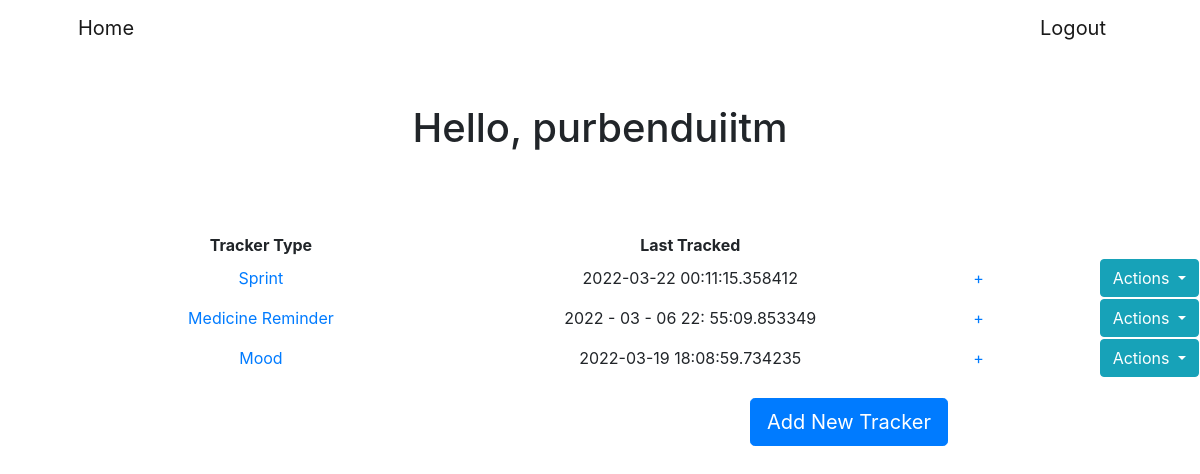
Page /purbenduiitm/trackers (signed in) on the committed database.
### main.py (models this page shows)
class trackers(db.Model):
    __tablename__ = 'trackers'
    id = db.Column(db.Integer, nullable=False, primary_key=True)
    username = db.Column(db.String,
                         db.ForeignKey('authentication.username'),
                         nullable=False)
    trackerType = db.Column(db.Integer, nullable=False)
    trackerName = db.Column(db.String, nullable=False)
    lastTracked = db.Column(db.String, nullable=True)
    description = db.Column(db.String, nullable=True)

### main.py (the view)
@app.route("/<string:username>/trackers", methods=["GET", "POST"])
def tracker(username):
    if len(loggedIn) == 0 or username != loggedIn[0]:
        return redirect("/")
    names = db.session.query(trackers).filter(
        trackers.username == username).all()
    if names == []:
        return render_template("noTracker.html", username=username)
    return render_template("trackers.html", username=username, names=names)

### templates/trackers.html (shortened to what this page needs)
<!DOCTYPE html>
<html>
<head>
	<link rel="stylesheet" href="https://cdn.jsdelivr.net/npm/bootstrap@4.0.0/dist/css/bootstrap.min.css">
</head>
<body>
	<nav class="navbar navbar-expand-lg navbar-light" id="mainNav">
        <div class="container px-4 px-lg-5">
            <a class="navbar-brand" href="/{{ username }}/trackers"> Home </a>
            <a class="navbar-brand" href="/{{ username }}/logout"> Logout </a>
        </div>
    </nav>
	<br><br>
	<div style="text-align: center;">
		<h1>Hello, {{ username }}</h1>
	</div>
	<br><br>
	<div >
		<table style="padding-left: 100px;">
			<tr>
				<th style=" width: 150px;
		        text-align: center;
		        padding-left: 100px;">
		    	Tracker Type
		    	</th>
				<th style=" width: 150px;
		        text-align: center;
		        padding-left: 100px;">
		    	Last Tracked
		    	</th>
			</tr>
			<br>
			{% for name in names %}
			<tr>
				<td style=" width: 500px;
		        text-align: center;
		        padding-left: 100px;">
		        <a href="/{{ username }}/trackers/{{ name['trackerName'] }}/show">
		        {{ name['trackerName'] }}</td>
				<td style=" width: 500px;
		        text-align: center;
		        padding-left: 100px;"> {{ name['lastTracked'] }} </td>
				<td style=" width: 150px;
		        text-align: center;
		        padding-left: 100px;">
		    	<a href="/{{ username }}/trackers/{{ name['trackerName'] }}/add"> +</a>
		    	</td>
				<td class="select" style=" width: 150px;
		        text-align: center;
		        padding-left: 100px;">
					<div class="btn-group">
					  <button type="button" class="btn btn-info dropdown-toggle" data-toggle="dropdown" aria-haspopup="true" aria-expanded="false">
					    Actions
					  </button>
					</div>
			</tr>
			{% endfor %}
		</table>
		<div style="padding-left: 750px; padding-top: 20px;">
			<a href="/{{ username }}/trackers/add"><button type="button" class="btn btn-primary btn-lg">Add New Tracker</button> </a>
		</div>
	</div>
</body>
</html>

### rows in the picture
trackers: trackerName "Sprint", lastTracked "2022-03-22 00:11:15.358412"
trackers: trackerName "Medicine Reminder", lastTracked "2022 - 03 - 06 22: 55:09.853349"
trackers: trackerName "Mood", lastTracked "2022-03-19 18:08:59.734235"

### other values in the picture
{{ username }} "purbenduiitm"
